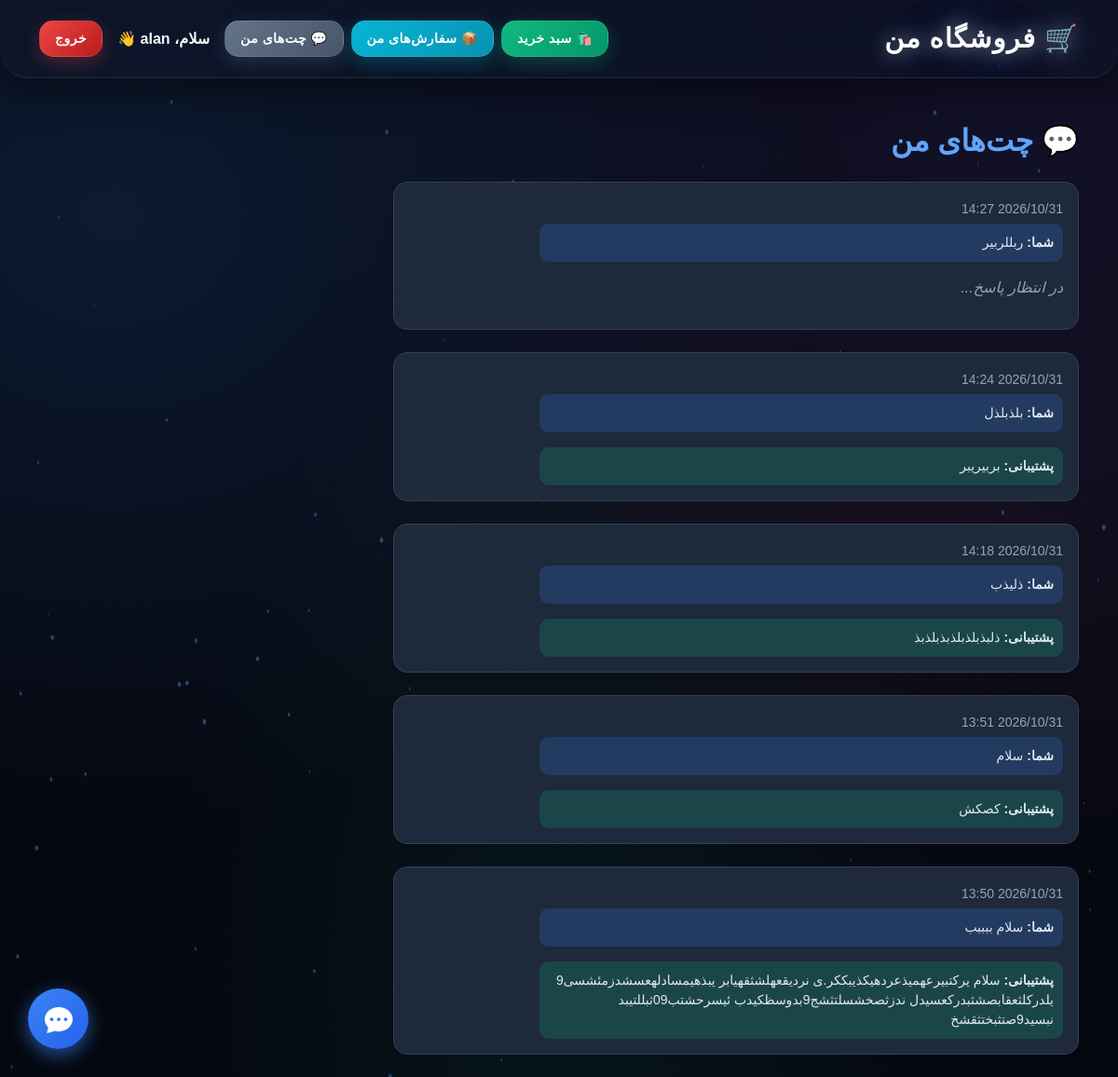
The page /my-chats/ (signed in) on the database its author committed.
### store/models.py (models this page shows, shortened)
class ChatMessage(models.Model):
    user = models.ForeignKey(User, on_delete=models.SET_NULL, null=True, blank=True, verbose_name='کاربر')
    name = models.CharField(max_length=100, verbose_name='نام کاربر', blank=True, null=True)
    message = models.TextField(verbose_name='پیام کاربر')
    reply = models.TextField(verbose_name='پاسخ ادمین', blank=True, null=True)
    created_at = models.DateTimeField(auto_now_add=True, verbose_name='تاریخ ارسال')
    is_read = models.BooleanField(default=False, verbose_name='خوانده شده')
    is_replied = models.BooleanField(default=False, verbose_name='پاسخ داده شده')
    class Meta:
        ordering = ('-created_at',)
        verbose_name = 'پیام پشتیبانی'
        verbose_name_plural = 'پیام‌های پشتیبانی'

### store/views.py (the view)
# urls.py: path('my-chats/', views.my_chats, name='my_chats'),
@login_required
def my_chats(request):
    chats = ChatMessage.objects.filter(user=request.user).order_by('-created_at')
    return render(request, 'store/chat/my_chats.html', {'chats': chats})

### store/templates/store/chat/my_chats.html (shortened to what this page needs)
{% extends "store/base.html" %}
{% block content %}
    <h2 class="fw-bold mb-4" style="color: #60a5fa;">💬 چت‌های من</h2>
    {% if chats %}
        <div class="row">
            {% for chat in chats %}
                <div class="col-md-8 mb-4">
                    <div class="card shadow-sm" style="background: #1e293b; border: 1px solid #334155; border-radius: 15px;">
                        <div class="card-body">
                            <p class="text-muted mb-1"><small>{{ chat.created_at|date:"Y/m/d H:i" }}</small></p>
                            <div class="chat-message user mb-3" style="background: rgba(59, 130, 246, 0.2); padding: 10px; border-radius: 10px; color: #e2e8f0;">
                                <strong>شما:</strong> {{ chat.message }}
                            </div>
                            {% if chat.reply %}
                                <div class="chat-message bot" style="background: rgba(16, 185, 129, 0.2); padding: 10px; border-radius: 10px; color: #e2e8f0;">
                                    <strong>پشتیبانی:</strong> {{ chat.reply }}
                                </div>
                            {% else %}
                                <p class="text-muted"><em>در انتظار پاسخ...</em></p>
                            {% endif %}
                        </div>
                    </div>
                </div>
            {% endfor %}
        </div>
    {% else %}
        <div class="alert text-center py-5 rounded-4" style="background: #1e293b; border: 1px solid #334155; color: #e2e8f0;">
            <h4>شما هیچ چتی ندارید.</h4>
            <a href="{% url 'store:product_list' %}" class="btn btn-primary mt-3 px-4">برو به فروشگاه</a>
        </div>
    {% endif %}
{% endblock %}

### store/templates/store/base.html (style rules this page uses)
body { background-color: #050810; background-image: radial-gradient(at 10% 20%, rgba(59, 130, 246, 0.15) 0px, transparent 50%), radial-gradient(at 90% 10%, rgba(139, 92, 246, 0.1) 0px, transparent 50%), radial-gradient(at 50% 90%, rgba(16, 185, 129, 0.08) 0px, transparent 50%), radial-gradient(at 80% 50%, rgba(236, 72, 153, 0.05) 0px, transparent 50%); background-attachment: fixed; font-family: 'Vazirmatn', Tahoma, sans-serif; color: #e2e8f0; overflow-x: hidden; min-height: 100vh; position: relative; }
.card { transition: all 0.6s cubic-bezier(0.175, 0.885, 0.32, 1.275); border: 1px solid rgba(255, 255, 255, 0.1); background: linear-gradient(145deg, rgba(30, 41, 59, 0.6), rgba(15, 23, 42, 0.4)); backdrop-filter: blur(25px); -webkit-backdrop-filter: blur(25px); color: #e2e8f0; border-radius: 25px; overflow: hidden; box-shadow: 0 15px 35px rgba(0, 0, 0, 0.5), inset 0 1px 0 rgba(255, 255, 255, 0.2); position: relative; transform-style: preserve-3d; }
.text-muted { color: #94a3b8 !important; }
.chat-message { padding: 10px 15px; border-radius: 15px; max-width: 80%; font-size: 14px; }
.chat-message.bot { background: #0f172a; color: #e2e8f0; align-self: flex-start; border-bottom-right-radius: 2px; }
.chat-message.user { background: linear-gradient(135deg, #3b82f6 0%, #2563eb 100%); color: white; align-self: flex-end; border-bottom-left-radius: 2px; }

### rows shown on the page
ChatMessage: created_at "2026/10/31 14:27", message "ربللربیر", shows "در انتظار پاسخ..."
ChatMessage: created_at "2026/10/31 14:24", message "بلذبلذل", reply "بربیریبر"
ChatMessage: created_at "2026/10/31 14:18", message "ذلیذب", reply "ذلبذبلذبلذبذبلذبذ"
ChatMessage: created_at "2026/10/31 13:51", message "سلام", reply "کصکش"
ChatMessage: created_at "2026/10/31 13:50", message "سلام ببببب", reply "سلام یرکتبیرعهمیذعردهیکذیبککر.ی نردیقعهلشثقهیابر یبذهیمسادلهعسشدزمئشسی9 یلدرکلثعقابصشثبدرکعسیدل ندزثصخشسلتثشج9بدوسظکیدب ئیسرحشتب09ثبللتیبد نبسید9صتثبختثقشخ"
